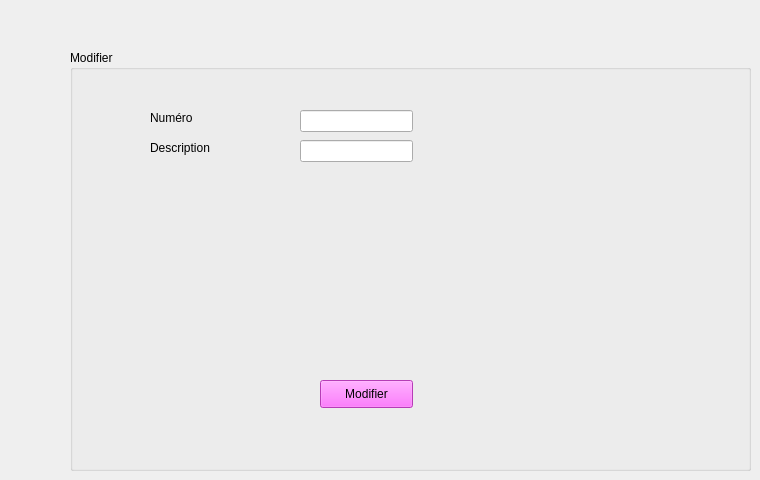
      <widget class="QWidget" name="modifier_12">
       <attribute name="title">
        <string>Modifer</string>
       </attribute>
       <widget class="QGroupBox" name="cadreajout_18">
        <property name="geometry">
         <rect>
          <x>70</x>
          <y>50</y>
          <width>681</width>
          <height>421</height>
         </rect>
        </property>
        <property name="title">
         <string>Modifier</string>
        </property>
        <widget class="QPushButton" name="pb_modif_cham">
         <property name="geometry">
          <rect>
           <x>250</x>
           <y>330</y>
           <width>93</width>
           <height>28</height>
          </rect>
         </property>
         <property name="maximumSize">
          <size>
           <width>93</width>
           <height>28</height>
          </size>
         </property>
         <property name="styleSheet">
          <string notr="true">background-color: rgb(255, 85, 255);
border-color: rgb(170, 0, 255);</string>
         </property>
         <property name="text">
          <string>Modifier</string>
         </property>
        </widget>
        <widget class="QLabel" name="Type_15">
         <property name="geometry">
          <rect>
           <x>80</x>
           <y>90</y>
           <width>70</width>
           <height>16</height>
          </rect>
         </property>
         <property name="maximumSize">
          <size>
           <width>70</width>
           <height>16</height>
          </size>
         </property>
         <property name="text">
          <string>Description</string>
         </property>
        </widget>
        <widget class="QLabel" name="ID_27">
         <property name="geometry">
          <rect>
           <x>80</x>
           <y>60</y>
           <width>56</width>
           <height>16</height>
          </rect>
         </property>
         <property name="maximumSize">
          <size>
           <width>56</width>
           <height>16</height>
          </size>
         </property>
         <property name="text">
          <string>Numéro</string>
         </property>
        </widget>
        <widget class="QLineEdit" name="description_mod_champ">
         <property name="geometry">
          <rect>
           <x>230</x>
           <y>90</y>
           <width>113</width>
           <height>22</height>
          </rect>
         </property>
         <property name="maximumSize">
          <size>
           <width>113</width>
           <height>22</height>
          </size>
         </property>
        </widget>
        <widget class="QLineEdit" name="num_mod_cham">
         <property name="geometry">
          <rect>
           <x>230</x>
           <y>60</y>
           <width>113</width>
           <height>22</height>
          </rect>
         </property>
         <property name="maximumSize">
          <size>
           <width>113</width>
           <height>22</height>
          </size>
         </property>
        </widget>
       </widget>
      </widget>
